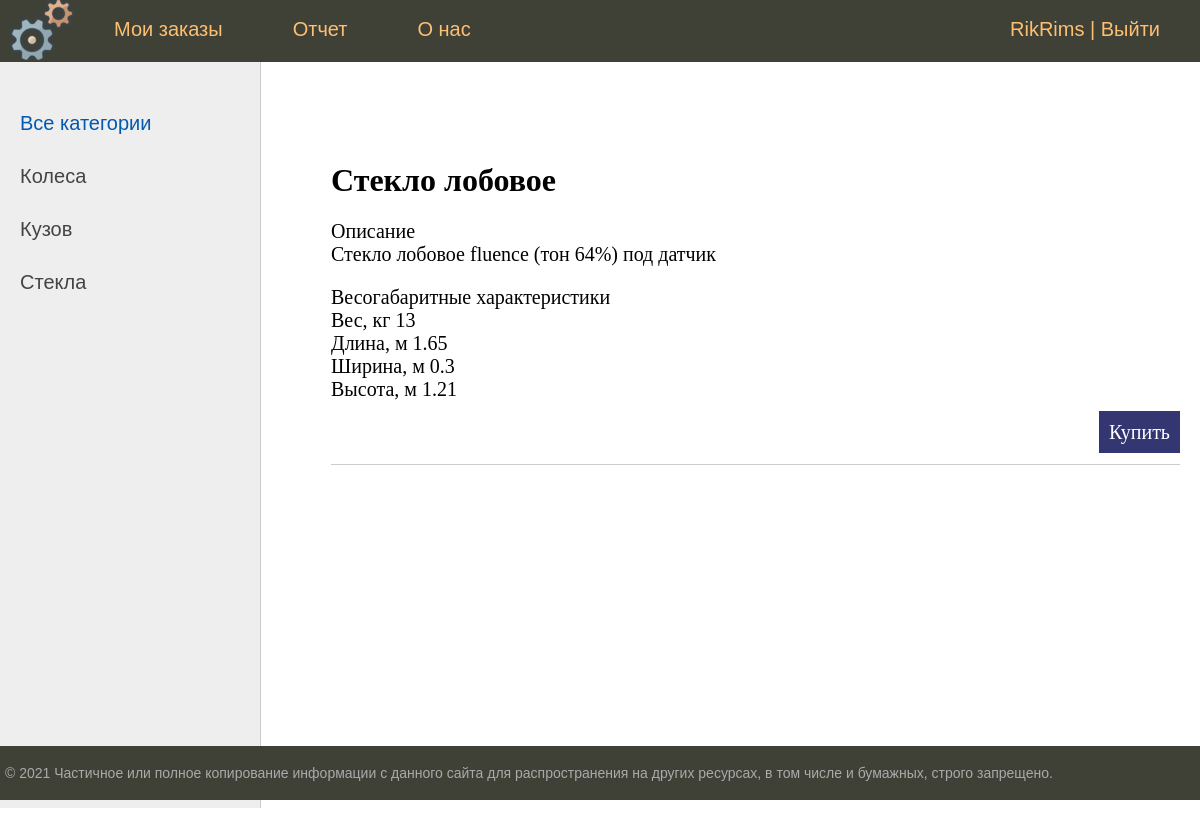
The page /product/steclo-lobovoe (signed in) on the database its author committed.
### base/models.py (models this page shows, shortened)
class Category(models.Model):
    name = models.CharField("Наименование", max_length=150, db_index=True)
    slug = models.SlugField(max_length=255, unique=True, db_index=True, verbose_name="URL", null=True)
    class Meta:
        verbose_name = "Категории"
        verbose_name_plural = "Категории"
    def get_absolute_url(self):
        return reverse('select', kwargs={'cat_slag': self.slug})

class Product(models.Model):
    article = models.SlugField("Артикул", unique=True)
    name = models.CharField("Наименование", max_length=150)
    slug = models.SlugField(max_length=255, unique=True, db_index=True, verbose_name="URL", null=True)
    price = models.DecimalField("Цена", max_digits=10, decimal_places=2)
    description = models.TextField("Описание")
    amount = models.IntegerField("Количество")
    manufacturer = models.ForeignKey(Manufacturer, on_delete=models.PROTECT, verbose_name="Производитель")
    contractor = models.ForeignKey(Contractor, on_delete=models.PROTECT, verbose_name="Поставщик")
    brand = models.ForeignKey(Brand, on_delete=models.PROTECT, verbose_name="Марка")
    model = models.ForeignKey(Model, on_delete=models.PROTECT, verbose_name="Модель")
    foto = models.ImageField(upload_to="photos/", blank=True, verbose_name="Фото")
    category = models.ForeignKey(Category, on_delete=models.PROTECT, verbose_name="Категория")
    def __str__(self):
        return self.name
    class Meta:
        verbose_name = "Товары"
        verbose_name_plural = "Товары"
        ordering = ['article', 'name', 'amount', 'manufacturer', 'contractor', 'brand', 'model', 'category']

### base/views.py (the view)
# urls.py: path('product/<slug:product_id>', detailproduct.as_view(), name='product'),
class detailproduct(DataMixin, DetailView):
    model = Product
    template_name = 'base/detailProduct.html'
    slug_url_kwarg = 'product_id'
    context_object_name = 'product'
    def get_context_data(self, *, object_list=None, **kwargs):
        context = super().get_context_data(**kwargs)
        c_def = self.get_user_context(title=context['product'])
        return dict(list(context.items()) + list(c_def.items()))

### base/utils.py (called while the page is built)
    def get_user_context(self, **kwargs):
        context = kwargs
        cats = Category.objects.annotate(Count('product'))
        user_menu = menu.copy()
        if not self.request.user.is_authenticated:
            user_menu.pop(0)
            user_menu.pop(0)
        elif not self.request.user.is_superuser:
            user_menu.pop(1)
        context['menu'] = user_menu
        context['cats'] = cats
        if 'selected' not in context:
            context['selected'] = 0
        return context

### base/templates/base/detailProduct.html (shortened to what this page needs)
{% extends 'base/templ.html' %}
{% block content %}
<form action="{% url 'home' %}" method="post">
    <ul class="list-product">
		<li>
			<h1>{{product.name}}</h1>
			<p>{{product.description|linebreaks}}</p>
			{% if request.user.is_authenticated %}
				<p class="link-read-post"><a href="{% url 'saveorder' product.id %}">Купить</a></p>
			{% endif %}
		</li>
	</ul>
</form>
{% endblock %}

### base/templates/base/templ.html (shortened to what this page needs)
{% load static %}
<!DOCTYPE html>
<html>
<head>
	<link type="text/css" href="{% static 'base/css/style.css' %}" rel="stylesheet" />
</head>
<body>
<table class="table-page" border=0 cellpadding="0" cellspacing="0">
<tr><td valign=top>
{% block mainmenu %}
		<div class="header">
			<ul id="mainmenu" class="mainmenu">
			<li class="logo"><a href="{% url 'home' %}"><div class="logo"></div></a></li>
{% for m in menu %}
	{% if not forloop.last %}
			<li><a href="{% url m.upl_name %}">{{m.title}}</a></li>
	{% else %}
			{% if request.user.is_authenticated %}
				<li class="last"> {{user.username}} | <a href="{% url 'logout' %}">Выйти</a></li>
				{% else %}
				<li class="last"><a href="{% url 'register' %}">Регистрация</a> | <a href="{% url 'login' %}">Войти</a></li>
				{% endif %}
	{% endif %}
{% endfor %}
			</ul>
		</div>
{% endblock mainmenu %}
<table class="table-content" border=0 cellpadding="0" cellspacing="0">
<tr>
	<td valign="top" class="left-chapters">
	<ul id="leftchapters">
		{% if selected == 0 %}
			<li class="selected">Все категории</li>
		{% else %}
			<li><a href="{% url 'home' %}">Все категории</a></li>
		{% endif %}
		{% for c in cats %}
			{% if c.product__count > 0 %}
				{% if c == selected %}
					<li class="selected">{{c.name}}</li>
				{% else %}
					<li><a href="{{ c.get_absolute_url }}">{{c.name}}</a></li>
				{% endif %}
			{% endif %}
		{% endfor %}
	</ul>
</td>
<td valign="top" class="content">
	<div class="content-text">
{% block content %}
{% endblock %}
	</div>
</td></tr></table>
</td></tr>
<tr><td valign=top>
	<div id="footer">
		<p>&copy; 2021 Частичное или полное копирование информации с данного сайта для распространения на других ресурсах, в том числе и бумажных, строго запрещено.</p>
	</div>
</td></tr></table>
</body>
</html>

### base/static/base/css/style.css (style rules this page uses)
html, body { font-family: 'Arial'; margin: 0; padding: 0; height: 100%; width: 100%; color: #444; }
a { color: #0059b2; text-decoration: none; }
p.link-read-post { text-align: right; }
p.link-read-post a { padding: 10px; min-width: 100px; background: #333671; color: #fff; text-decoration: none; }
ul.list-product { list-style: none; margin: 0; padding: 0; }
ul.list-product li { border-bottom: 1px solid #ccc; }
.table-page { width: 100%; height: 100%; vertical-align: top; }
.table-page tr { height: 100%; }
.header { background: #3F4137; height: 62px; }
.logo { background: url('../img/logo.png') no-repeat 10px; width: 84px; height: 60px; }
ul.mainmenu { list-style: none; margin: 0; padding: 0; height: 60px; color: #fdc073; font-size: 20px; overflow: hidden; }
ul.mainmenu li { float: left; margin: 18px 40px 0 30px; }
ul.mainmenu li.logo { margin: 0; }
ul.mainmenu li.last { float: right; }
ul.mainmenu li a { color: #fdc073; text-decoration: none; }
.table-content { width: 100%; min-height: 100%; height: 100%; }
.left-chapters { margin: 0; background: #eee; border-right: 1px solid #ccc; min-height: 100%; }
.left-chapters ul { width: 230px; min-height: 100%; margin: 0; padding: 20px 10px 10px 20px; list-style: none; font-size: 20px; }
.left-chapters ul li { margin: 30px 0 0 0; color: #999; }
.left-chapters ul li.selected { color: #0059b2; }
.left-chapters ul li a { color: #444; text-decoration: none; }
.content { padding: 40px 20px 20px 40px; width: 100%; box-sizing: border-box; }
.content-text { margin: 60px 0 0 30px; color: #000; font-size: 20px; font-family: Yandex Sans Display Light; }
.content-text h1 { font-size: 32px; }
#footer { box-sizing: border-box; background: #3F4137; padding: 5px; color: #aaa; font-size: 14px; font-family: Verdana, Geneva, Arial, Helvetica; text-align: left; overflow: hidden; }

### rows shown on the page
Category: name "Колеса"
Category: name "Кузов"
Category: name "Стекла"
Product: name "Стекло лобовое", description "Описание Стекло лобовое fluence (тон 64%) под датчик Весогабаритные характеристики Вес, кг 13 Длина, м 1.65 Ширина, м 0.3 Высота, м 1.21"

### other values the page prints
{{ m.title }} "Мои заказы" "Отчет" "О нас"
{{ user.username }} "RikRims"
